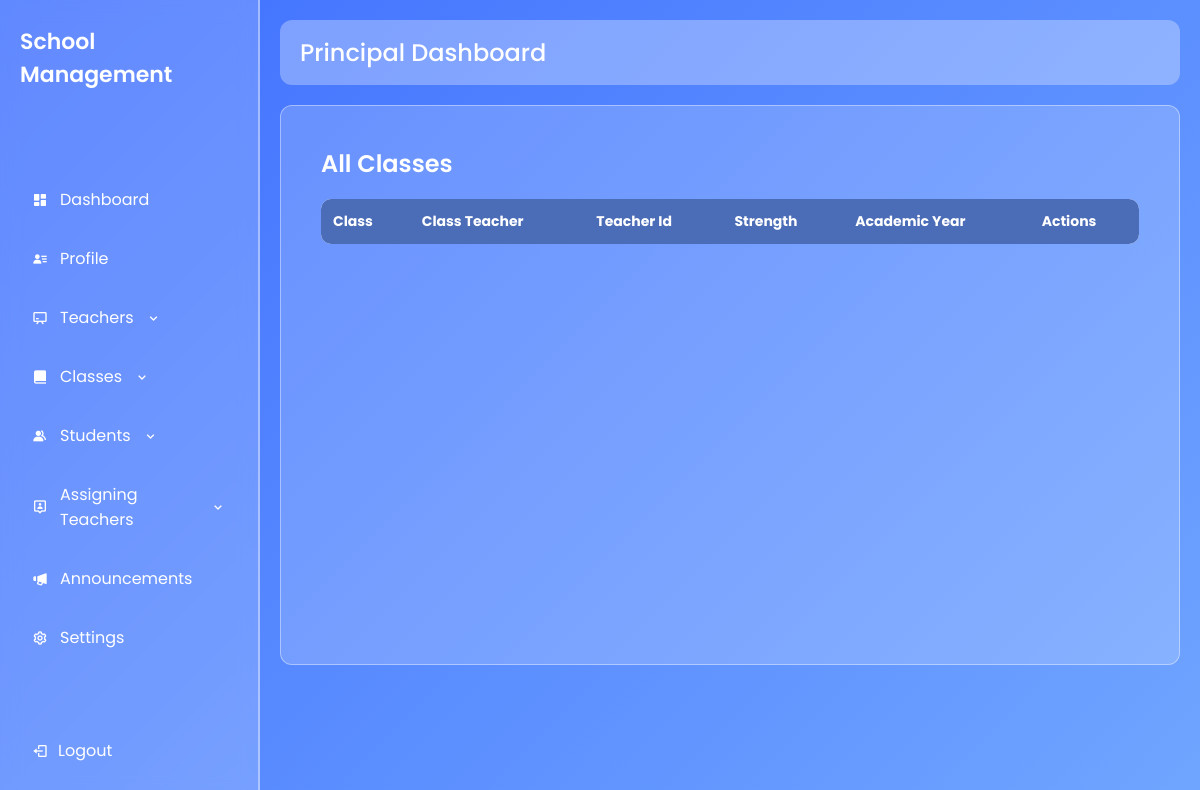
/all_classes/, run on an earlier commit of the app's database.
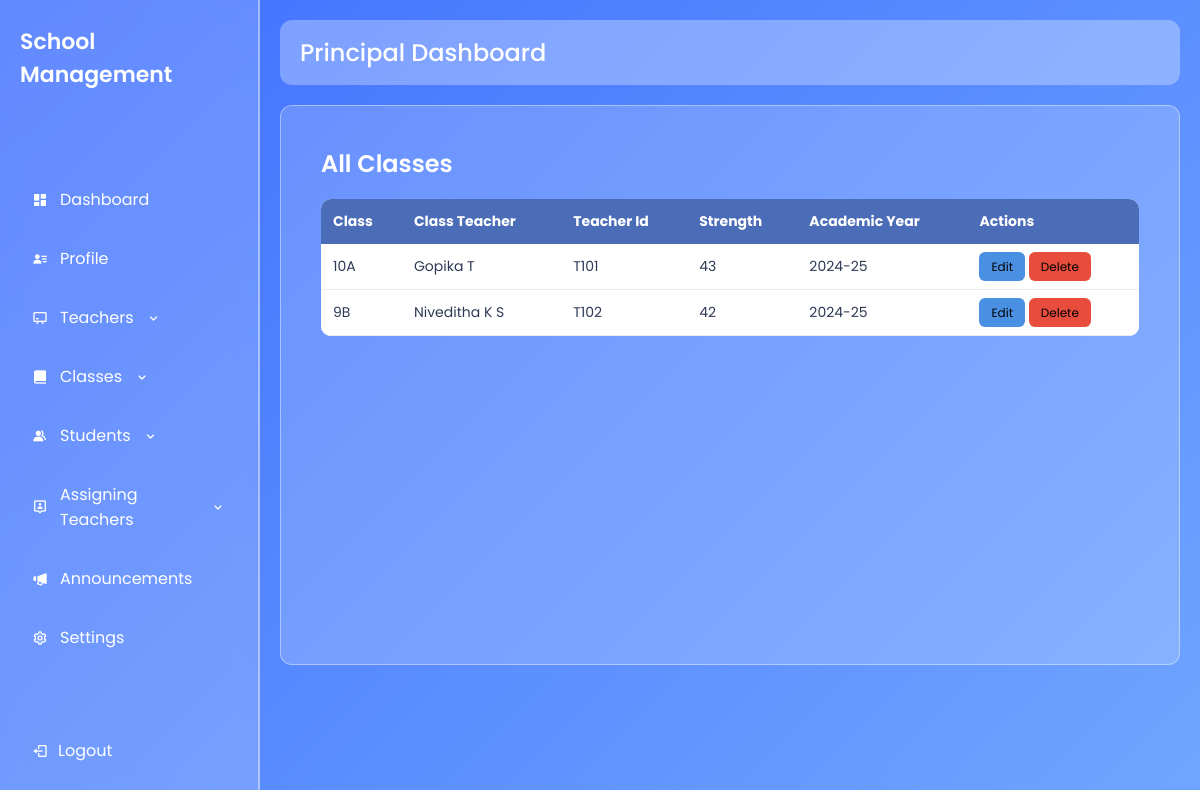
And on a later commit of the database.
### dashboard/models.py (models this page shows)
class classes(models.Model):
    class_name = models.CharField(max_length=20)
    class_teacher = models.CharField(max_length=255)
    class_teacher_id = models.CharField(max_length=10)
    strength = models.IntegerField()
    academic_year = models.CharField(max_length=20)
    status = models.CharField(
        max_length=20,
        choices=[('ongoing', 'Ongoing'), ('completed', 'Completed')],
        default='ongoing'
    )

### dashboard/views.py (the view)
# urls.py: path('all_classes/',all_classes,name='all_classes'),
def all_classes(request):
    classes_list = classes.objects.all()  # fetch all classes
    return render(request, "principal/classes/all_classes.html", {"classes": classes_list})

### dashboard/templates/principal/classes/all_classes.html
{% extends "principal/principal.html" %}
{% load static %}
{% block extra_css %}
<link rel="stylesheet" href="{% static 'css/principal_dashboard/all_classes.css' %}?v=1">
{% endblock %}
{% block content %}
<div class="classes-container">
    <div class="page-header">
        <h2>All Classes</h2>
    </div>
    <table class="classes-table">
        <thead>
            <tr>
                <th>Class</th>
                <th>Class Teacher</th>
                <th>Teacher Id</th>
                <th>Strength</th>
                <th>Academic Year</th>
                <th>Actions</th>
            </tr>
        </thead>
        <tbody>
        {% for c in classes %}
        <tr>
            <td>{{ c.class_name }}</td>
            <td>{{ c.class_teacher }}</td>
            <td>{{ c.class_teacher_id }}</td>
            <td>{{ c.strength }}</td>
            <td>{{ c.academic_year }}</td>
            <td>
                <a href="#" class="edit-btn">Edit</a>
                <a href="#" class="btn-delete">Delete</a>
            </td>
        </tr>
        {% endfor %}
        </tbody>
    </table>
</div>
{% endblock %}

What changed in the data, as far as the page shows it:
added classes: class_name "10A", class_teacher "Gopika T", class_teacher_id "T101", strength "43", academic_year "2024-25"
added classes: class_name "9B", class_teacher "Niveditha K S", class_teacher_id "T102", strength "42", academic_year "2024-25"
